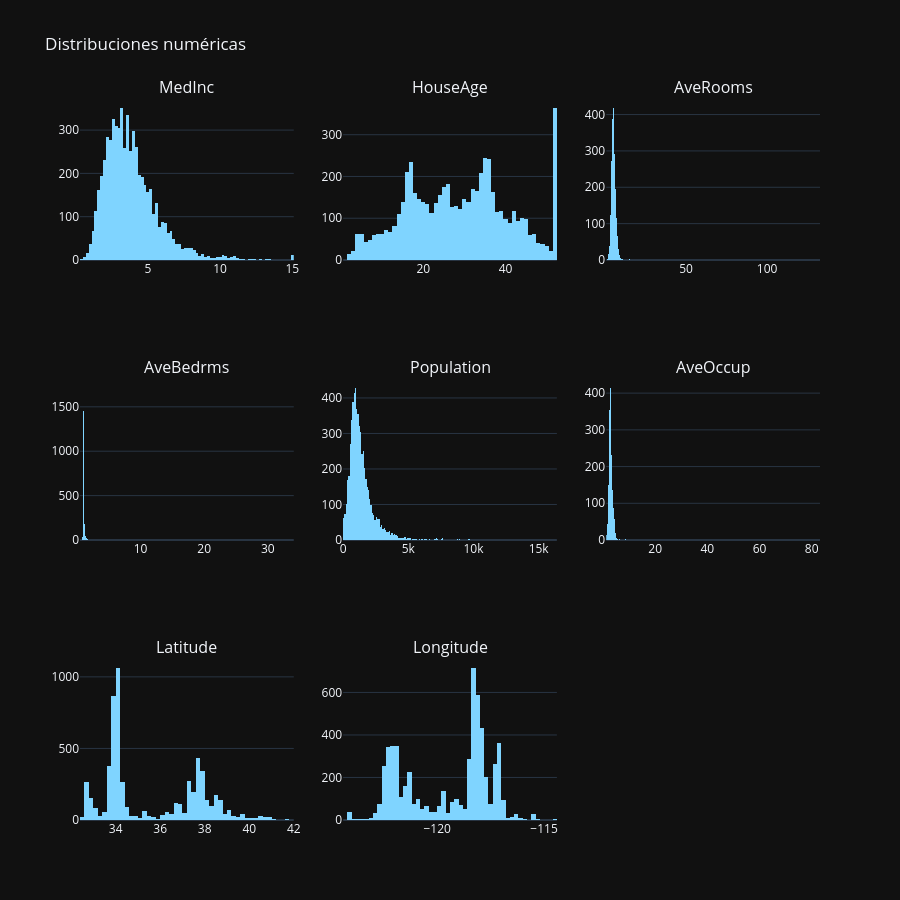

Notebook code cell kept with this figure:
### Code cell
# 2.4 Distribuciones de variables numéricas
num_cols = df.select_dtypes(include='number').columns.tolist()
if num_cols:
    display(df[num_cols].describe().T)
    cols = num_cols[:9]; rows = (len(cols)+2)//3
    fig = sp.make_subplots(rows=rows, cols=3, subplot_titles=cols)
    for i, col in enumerate(cols):
        fig.add_trace(go.Histogram(x=df[col].dropna(), marker_color=PRIMARY, name=col),
                      row=i//3+1, col=i%3+1)
    fig.update_layout(height=300*rows, showlegend=False, title_text='Distribuciones numéricas',
                      template='plotly_dark'); fig.show()
else:
    print('Sin columnas numéricas.')

### Figure 1 — Plotly figure (JSON) as saved in the notebook; plotly's stock layout.template omitted (floating-point values rounded to 4 significant figures; data arrays with more than 128 entries replaced by an {"elided": "..."} marker saying what was removed)
{"data": [{"marker": {"color": "#7fd4ff"}, "name": "MedInc", "type": "histogram", "x": {"elided": "6000 float values"}, "xaxis": "x", "yaxis": "y"}, {"marker": {"color": "#7fd4ff"}, "name": "HouseAge", "type": "histogram", "x": {"elided": "6000 float values"}, "xaxis": "x2", "yaxis": "y2"}, {"marker": {"color": "#7fd4ff"}, "name": "AveRooms", "type": "histogram", "x": {"elided": "6000 float values"}, "xaxis": "x3", "yaxis": "y3"}, {"marker": {"color": "#7fd4ff"}, "name": "AveBedrms", "type": "histogram", "x": {"elided": "6000 float values"}, "xaxis": "x4", "yaxis": "y4"}, {"marker": {"color": "#7fd4ff"}, "name": "Population", "type": "histogram", "x": {"elided": "6000 float values"}, "xaxis": "x5", "yaxis": "y5"}, {"marker": {"color": "#7fd4ff"}, "name": "AveOccup", "type": "histogram", "x": {"elided": "6000 float values"}, "xaxis": "x6", "yaxis": "y6"}, {"marker": {"color": "#7fd4ff"}, "name": "Latitude", "type": "histogram", "x": {"elided": "6000 float values"}, "xaxis": "x7", "yaxis": "y7"}, {"marker": {"color": "#7fd4ff"}, "name": "Longitude", "type": "histogram", "x": {"elided": "6000 float values"}, "xaxis": "x8", "yaxis": "y8"}], "layout": {"annotations": [{"font": {"size": 16}, "showarrow": false, "text": "MedInc", "x": 0.1444, "xanchor": "center", "xref": "paper", "y": 1.0, "yanchor": "bottom", "yref": "paper"}, {"font": {"size": 16}, "showarrow": false, "text": "HouseAge", "x": 0.5, "xanchor": "center", "xref": "paper", "y": 1.0, "yanchor": "bottom", "yref": "paper"}, {"font": {"size": 16}, "showarrow": false, "text": "AveRooms", "x": 0.8556, "xanchor": "center", "xref": "paper", "y": 1.0, "yanchor": "bottom", "yref": "paper"}, {"font": {"size": 16}, "showarrow": false, "text": "AveBedrms", "x": 0.1444, "xanchor": "center", "xref": "paper", "y": 0.6111, "yanchor": "bottom", "yref": "paper"}, {"font": {"size": 16}, "showarrow": false, "text": "Population", "x": 0.5, "xanchor": "center", "xref": "paper", "y": 0.6111, "yanchor": "bottom", "yref": "paper"}, {"font": {"size": 16}, "showarrow": false, "text": "AveOccup", "x": 0.8556, "xanchor": "center", "xref": "paper", "y": 0.6111, "yanchor": "bottom", "yref": "paper"}, {"font": {"size": 16}, "showarrow": false, "text": "Latitude", "x": 0.1444, "xanchor": "center", "xref": "paper", "y": 0.2222, "yanchor": "bottom", "yref": "paper"}, {"font": {"size": 16}, "showarrow": false, "text": "Longitude", "x": 0.5, "xanchor": "center", "xref": "paper", "y": 0.2222, "yanchor": "bottom", "yref": "paper"}], "height": 900, "showlegend": false, "title": {"text": "Distribuciones numéricas"}, "xaxis": {"anchor": "y", "domain": [0.0, 0.2889]}, "xaxis2": {"anchor": "y2", "domain": [0.3556, 0.6444]}, "xaxis3": {"anchor": "y3", "domain": [0.7111, 1.0]}, "xaxis4": {"anchor": "y4", "domain": [0.0, 0.2889]}, "xaxis5": {"anchor": "y5", "domain": [0.3556, 0.6444]}, "xaxis6": {"anchor": "y6", "domain": [0.7111, 1.0]}, "xaxis7": {"anchor": "y7", "domain": [0.0, 0.2889]}, "xaxis8": {"anchor": "y8", "domain": [0.3556, 0.6444]}, "xaxis9": {"anchor": "y9", "domain": [0.7111, 1.0]}, "yaxis": {"anchor": "x", "domain": [0.7778, 1.0]}, "yaxis2": {"anchor": "x2", "domain": [0.7778, 1.0]}, "yaxis3": {"anchor": "x3", "domain": [0.7778, 1.0]}, "yaxis4": {"anchor": "x4", "domain": [0.3889, 0.6111]}, "yaxis5": {"anchor": "x5", "domain": [0.3889, 0.6111]}, "yaxis6": {"anchor": "x6", "domain": [0.3889, 0.6111]}, "yaxis7": {"anchor": "x7", "domain": [0.0, 0.2222]}, "yaxis8": {"anchor": "x8", "domain": [0.0, 0.2222]}, "yaxis9": {"anchor": "x9", "domain": [0.0, 0.2222]}}}
